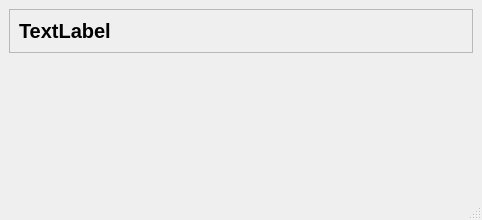
<?xml version="1.0" encoding="UTF-8"?>
<ui version="4.0">
 <class>MainWindowDummy</class>
 <widget class="QMainWindow" name="MainWindowDummy">
  <property name="windowModality">
   <enum>Qt::ApplicationModal</enum>
  </property>
  <property name="geometry">
   <rect>
    <x>0</x>
    <y>0</y>
    <width>482</width>
    <height>220</height>
   </rect>
  </property>
  <widget class="QWidget" name="centralwidget">
   <layout class="QGridLayout" name="gridLayout">
    <item row="2" column="0" colspan="2">
     <spacer name="verticalSpacer">
      <property name="orientation">
       <enum>Qt::Vertical</enum>
      </property>
      <property name="sizeHint" stdset="0">
       <size>
        <width>20</width>
        <height>40</height>
       </size>
      </property>
     </spacer>
    </item>
    <item row="0" column="0" colspan="2">
     <widget class="QFrame" name="MainWidget">
      <property name="sizePolicy">
       <sizepolicy hsizetype="Preferred" vsizetype="Maximum">
        <horstretch>0</horstretch>
        <verstretch>0</verstretch>
       </sizepolicy>
      </property>
      <property name="frameShape">
       <enum>QFrame::StyledPanel</enum>
      </property>
      <property name="frameShadow">
       <enum>QFrame::Raised</enum>
      </property>
      <layout class="QGridLayout" name="gridLayout_2">
       <item row="0" column="0">
        <widget class="QLabel" name="Label_Status">
         <property name="font">
          <font>
           <pointsize>15</pointsize>
           <weight>75</weight>
           <bold>true</bold>
          </font>
         </property>
         <property name="text">
          <string>TextLabel</string>
         </property>
         <property name="wordWrap">
          <bool>true</bool>
         </property>
        </widget>
       </item>
      </layout>
     </widget>
    </item>
   </layout>
  </widget>
  <widget class="QMenuBar" name="menubar">
   <property name="geometry">
    <rect>
     <x>0</x>
     <y>0</y>
     <width>482</width>
     <height>21</height>
    </rect>
   </property>
  </widget>
  <widget class="QStatusBar" name="statusbar"/>
 </widget>
 <resources/>
 <connections/>
</ui>
